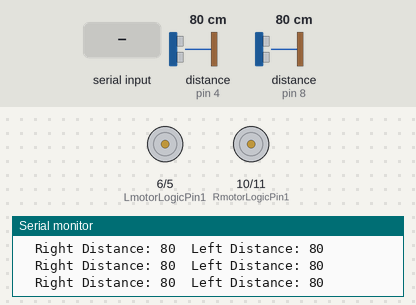
This sketch was run on a simulated Arduino Uno, built with avr-gcc and run on an emulated ATmega328P. Shown: motor-driver pin pairs drawn as motors (green arrow = first pin HIGH = forward, orange = second pin HIGH = backward, longer = more drive), the last lines printed to the serial monitor. Wiring (inferred from the names in the program): 2 × ultrasonic range finder: trigger pin 7, echo pin 4 / trigger pin 12, echo pin 8. The inputs (shaded band) are chosen by the test bench; at power-on: distance to the obstacle (sensors on pin 4, pin 8) 80 cm. The echo pulse lasts 58.3 µs per cm.

Above: at 1.3 s.
1.4 s: "F,45\n" received over Serial
At 2.3 s:
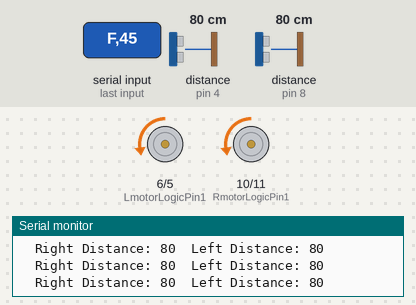
3.3 s: "B90\n" received over Serial
At 3.52 s:
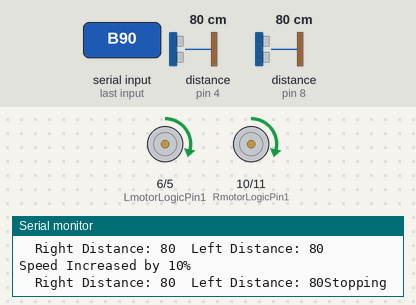
5.0 s: "R,45\n" received over Serial
At 5.13 s:
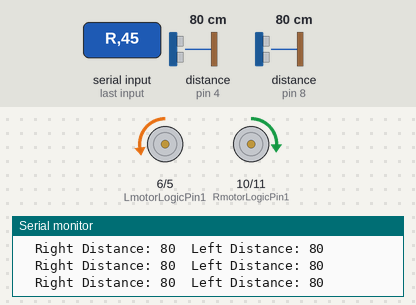
6.8 s: "L,45\n" received over Serial
At 7.01 s:
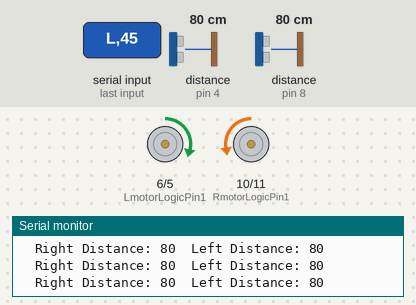
Timing chart, 0 to 9.8 s (numbered marks = the images above; inputs shaded):
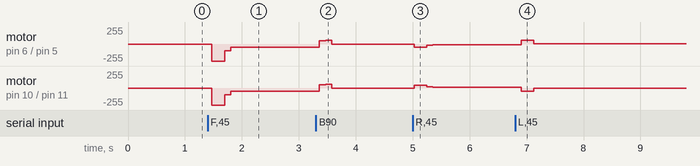

The sketch:

ComplianceTest_v2.ino
```cpp
//=============================================================\\
//DESN1000 - Rescue Robot
//Compliance Testing
//Written by Aryaman Sakthivel (z5455785)
// ============================================================\\


//=============================================================\\
//Ultrasonic Sensors\\
//=============================================================\\

int Rtrig = 7;
int Recho = 4;
int Ltrig = 12;
int Lecho = 8;

int RightSensor ()
{
  int distance;
  int RtimeMicro;

  digitalWrite(Rtrig,LOW);
  delayMicroseconds(2);
  digitalWrite(Rtrig,HIGH);
  delayMicroseconds(10);
  digitalWrite(Rtrig,LOW);

  RtimeMicro = pulseIn(Recho,HIGH);
  distance = RtimeMicro /29 /2;
  return (distance);

}

int LeftSensor ()
{
  int distance;
  int LtimeMicro;
  digitalWrite(Ltrig,LOW);
  delayMicroseconds(2);
  digitalWrite(Ltrig,HIGH);
  delayMicroseconds(10);
  digitalWrite(Ltrig,LOW);

  LtimeMicro = pulseIn(Lecho,HIGH);
  distance = LtimeMicro /29 /2;
  return (distance);

}

//=============================================================\\
//Ultrasonic Sensors\\
//=============================================================\\

int RmotorLogicPin1 = 10;
int RmotorLogicPin2 = 11;
int LmotorLogicPin1 = 6;
int LmotorLogicPin2 = 5;
int pwmDutyCycle = 255;

char CurrentDir = '0';
static int motordata[4];

void initializing()
{
  //Innitialise the digital output pins
  pinMode(RmotorLogicPin1, OUTPUT);
  pinMode(RmotorLogicPin2, OUTPUT);
  pinMode(LmotorLogicPin1, OUTPUT);
  pinMode(LmotorLogicPin2, OUTPUT);

  //Printing the motor configuration for wiring
  Serial.println("Initializing ...");
  Serial.print("Right Motor Pin 1 = ");
  Serial.println(RmotorLogicPin1);
  Serial.print("Right Motor Pin 2 = ");
  Serial.println(RmotorLogicPin2);
  Serial.print("Left Motor Pin 1 = ");
  Serial.println(LmotorLogicPin1);
  Serial.print("Left Motor Pin 2 = ");
  Serial.println(LmotorLogicPin2);
  Serial.println("Initialization Complete");
  Serial.println();
  Serial.println("Commands: ");

}

//Function: Recieve Command Byte
char recieveCommand()
{
  char command;
  //Check if there is anything in the buffer
  if (Serial.available()>0)
  {
    //Reads the first byte of the Serual Monitor and stores it
    command = Serial.read();
  }
  return command;
}

//Exit Subroutine
void exit()
{
	Serial.println();
  Serial.println("Exiting..");
  	while(true);
}

//Subroutine: Update Direction
int updateDirection (char command)
{
  //Switch Case for Incoming Byte
  switch (command)
  {
    case 'F':
    CurrentDir = 'F';
    motordata[0]=0;
    motordata[1]=pwmDutyCycle;
    motordata[2]=0;
    motordata[3]=pwmDutyCycle;
    break;

    case 'B':
    CurrentDir = 'B';
    motordata[0]=pwmDutyCycle;
    motordata[1]=0;
    motordata[2]=pwmDutyCycle;
    motordata[3]=0;
    break;

    case 'R':
    CurrentDir = 'R';
    motordata[0]=pwmDutyCycle - pwmDutyCycle*0.2;
    motordata[1]=0;
    motordata[2]=0;
    motordata[3]=pwmDutyCycle - pwmDutyCycle*0.2;
    break;

    case 'L':
    CurrentDir = 'L';
    motordata[0]=0;
    motordata[1]=pwmDutyCycle - pwmDutyCycle *0.2;
    motordata[2]=pwmDutyCycle - pwmDutyCycle *0.2;
    motordata[3]=0;
    break;

    case '0':
    CurrentDir = '0';
    Serial.println("Stopping");
    motordata[0]=0;
    motordata[1]=0;
    motordata[2]=0;
    motordata[3]=0;
    break;

    case 'X':
    //Calling the exit subroutine
    exit();
    break;
  }
}

//Subroutine: Update Speed
void updateSpeed(char command)
{
  int speed = atoi(&command); //converts variable type from Chr to Int

  //Check if Motor Speed is between 1-5
  if (speed >= 1 and speed <= 5)
  {
    pwmDutyCycle = pwmDutyCycle * speed/10;
    Serial.print("Speed : ");
    Serial.print(pwmDutyCycle); //Sets the new Speed of the Motors
    Serial.print("%");
  }

  else if (speed == 9 && pwmDutyCycle<=229)
  {
    pwmDutyCycle = pwmDutyCycle + (pwmDutyCycle * 0.10);
    Serial.println();
    Serial.println("Speed Increased by 10%"); //Sets the new Speed of the Motors
  }

  else if (speed == 8 && pwmDutyCycle>=26)
  {
    pwmDutyCycle = pwmDutyCycle - (pwmDutyCycle * 0.10);
    Serial.println();
    Serial.println("Speed Decreased by 10%"); //Sets the new Speed of the Motors
  }

  else
  {
    Serial.println("Invalid Duty Cycle...");
  }

  updateDirection(CurrentDir);
  setMotorPins(motordata);


}

//Subroutine: Set Motor Pins
void setMotorPins(int motordata[])
{
  //Writing the data from motordata to the Motor Pins
  analogWrite (RmotorLogicPin1, motordata[0]);
  analogWrite (RmotorLogicPin2, motordata[1]);
  analogWrite (LmotorLogicPin1, motordata[2]);
  analogWrite (LmotorLogicPin2, motordata[3]);
}


//========================================================\\
//Main\\
//========================================================\\

void setup() {
  // put your setup code here, to run once:
  Serial.begin(9600);

  Serial.println("Rescue Robot Team - 06");
  Serial.println();

  pinMode(Rtrig,OUTPUT);
  pinMode(Recho,INPUT);
  pinMode(Ltrig,OUTPUT);
  pinMode(Lecho,INPUT);

  initializing();
}

void loop() {
  int Rdist;
  int Ldist;

  char command = '0';
  char prev_command;

  prev_command = command;


  command = recieveCommand();

  if (isDigit(command)>0 && command != '0')
  {
    //Call subroutine to update speed
    Serial.println();
    updateSpeed(command);
  }

  else
  {
    //Call function to update the direction
    updateDirection(command);
    //Call subroutine to set the motor pins
    setMotorPins(motordata);
  }


  Rdist = RightSensor();
  Ldist = LeftSensor();

  Serial.println();
  Serial.print("\tRight Distance: ");
  Serial.print(Rdist);
  Serial.print("\tLeft Distance: ");
  Serial.print(Ldist);

  delay(100);
}
```

Measured:
- after the input at 1.4 s, motor on pin 6 (LmotorLogicPin1) / pin 5 (LmotorLogicPin2), motor on pin 10 (RmotorLogicPin1) / pin 11 (RmotorLogicPin2): stopped → backward 255/255 after 0.07 s, → backward 102/255 0.22 s later, → backward 51/255 0.11 s later
- after the input at 3.3 s, motor on pin 6 (LmotorLogicPin1) / pin 5 (LmotorLogicPin2), motor on pin 10 (RmotorLogicPin1) / pin 11 (RmotorLogicPin2): backward 51/255 → forward 51/255 after 0.06 s, → forward 56/255 0.11 s later, → stopped 0.11 s later
- after the input at 5.0 s, motor on pin 6 (LmotorLogicPin1) / pin 5 (LmotorLogicPin2): stopped → backward 51/255 at once, → backward 17/255 0.22 s later, → backward 8/255 0.11 s later; motor on pin 10 (RmotorLogicPin1) / pin 11 (RmotorLogicPin2): stopped → forward 44/255 at once, → forward 17/255 0.22 s later, → forward 8/255 0.11 s later
